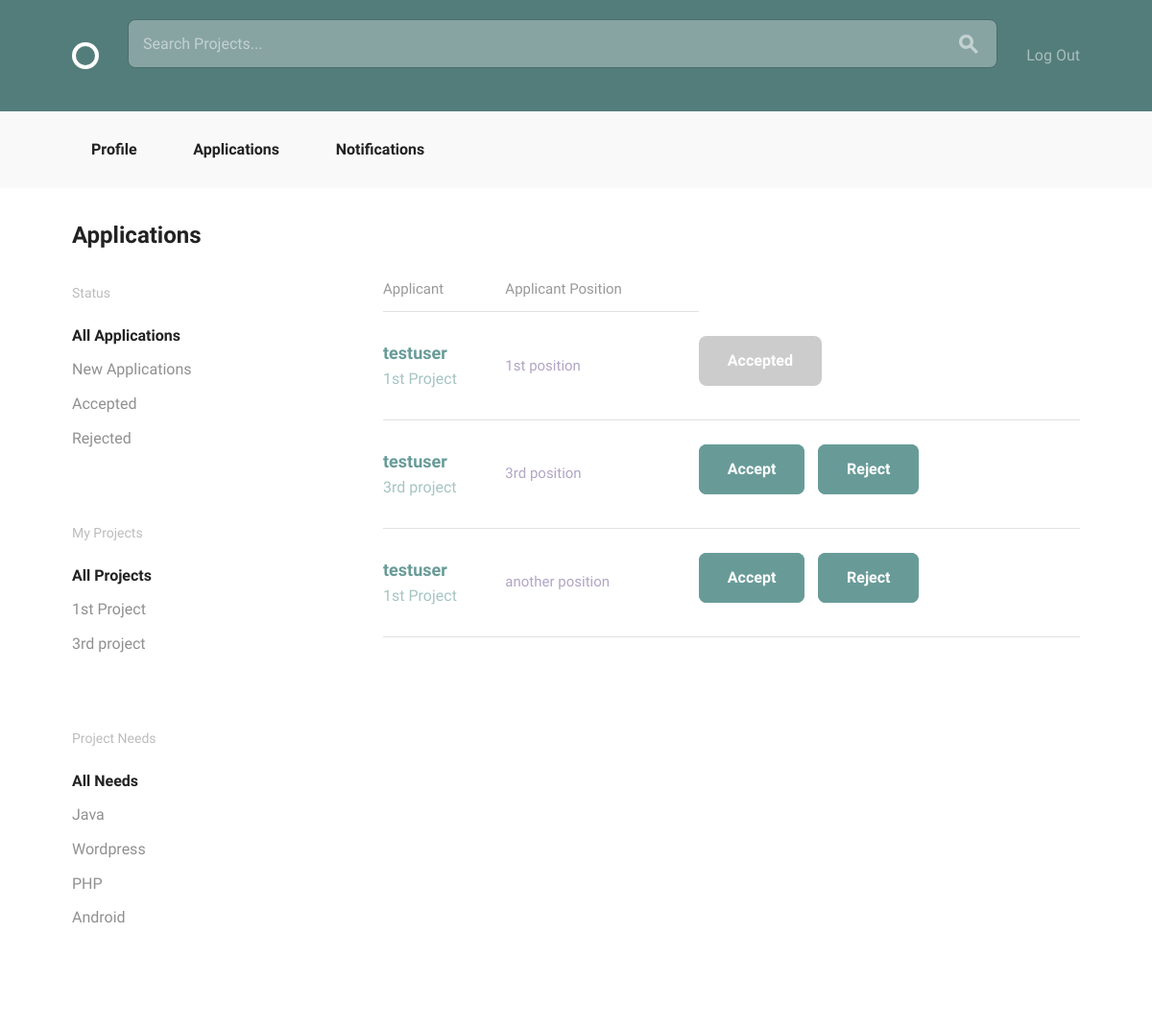
Page /projects/application/ (signed in) on the earlier database version.
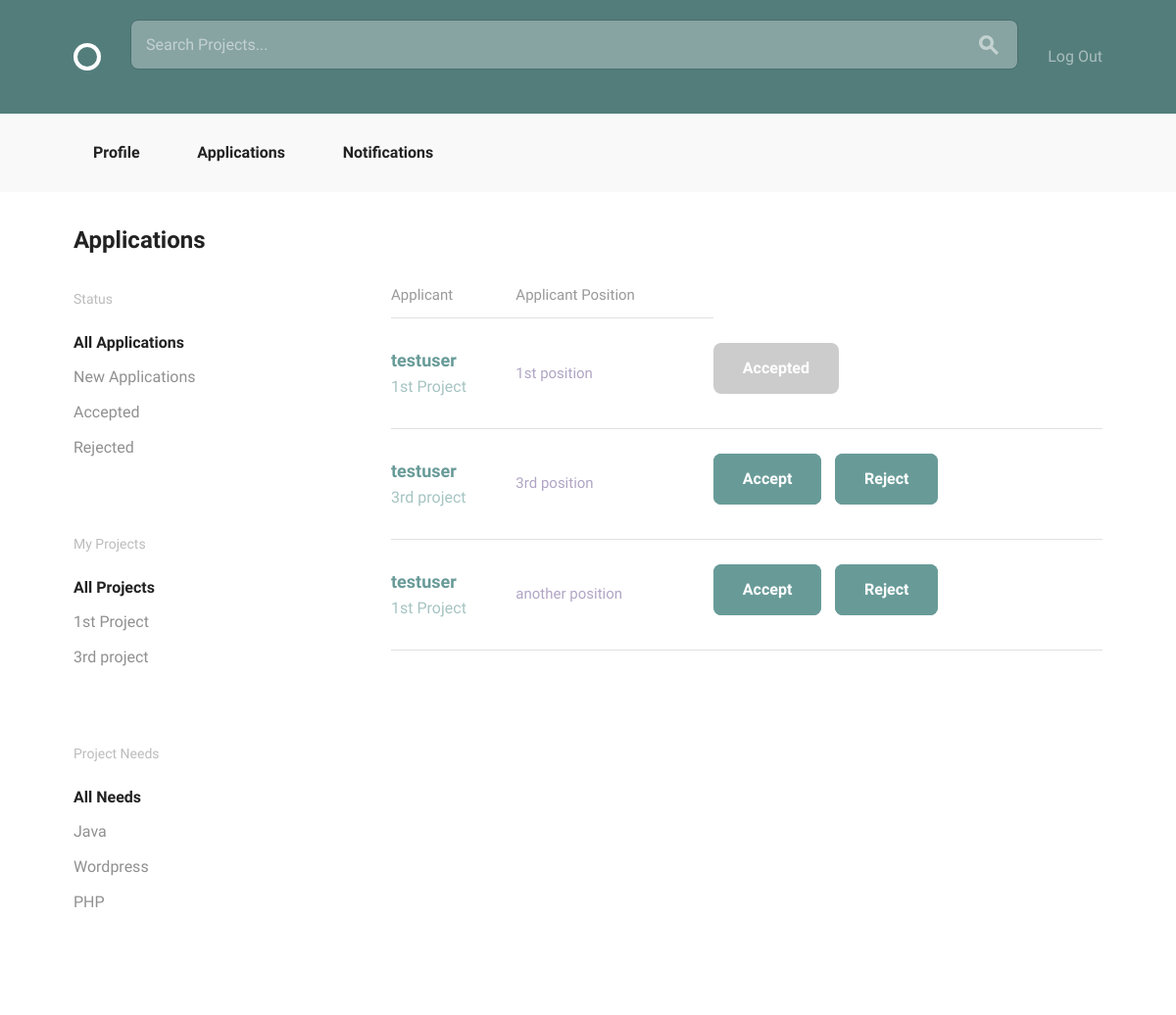
Same page on the later database version.
### projects/models.py (models this page shows, shortened)
class Project(models.Model):
    user = models.ForeignKey(settings.AUTH_USER_MODEL, null=True)
    title = models.CharField(max_length=100)
    description = models.TextField(max_length=500)
    estimated_time = models.IntegerField()
    requirements = models.CharField(max_length=100)

class Position(models.Model):
    ANDROID = "Android"
    DESIGN = "Design"
    JAVA = "Java"
    PHP = "PHP"
    PYTHON = "Python"
    RAILS = "Rails"
    WORDPRESS = "Wordpress"
    iOS = "iOS"
    SKILLES_CHOICES = (
        (ANDROID, "Android Developer"),
        (DESIGN, "Designer"),
        (JAVA, "Java Developer"),
        (PHP, "PHP Developer"),
        (PYTHON, "Python Developer"),
        (RAILS, "Rails Developer"),
        (WORDPRESS, "Wordpress Developer"),
        (iOS, "iOS Developer")
    )
    project = models.ForeignKey(
        Project,
        null=True,
        related_name="positions",
        on_delete=models.CASCADE)
    title = models.CharField(max_length=100)
    description = models.TextField(max_length=500)
    skill = models.CharField(max_length=20, choices=SKILLES_CHOICES, default="")
    position_filled = models.BooleanField(default=False)
    applicants = models.ManyToManyField(
        settings.AUTH_USER_MODEL,
        through='Application')

class Application(models.Model):
    applicant = models.ForeignKey(
        settings.AUTH_USER_MODEL,
        related_name="applicaion"
    )
    position = models.ForeignKey(Position)
    status = models.CharField(max_length=20)

### accounts/models.py (models this page shows, shortened)
class User(AbstractBaseUser, PermissionsMixin):
    email = models.EmailField(unique=True)
    username = models.CharField(max_length=40, unique=True)
    bio = models.TextField(max_length=500, blank=True, default="")
    image = models.ImageField(upload_to="profile_image/", blank=True)
    date_joined = models.DateTimeField(default=timezone.now)
    is_active = models.BooleanField(default=True)
    is_staff = models.BooleanField(default=False)
    objects = UserManager()
    USERNAME_FIELD = "email"
    REQUIRED_FIELDS = ["username"]
    def __str__(self):
        return self.username

### projects/views.py (the view)
@login_required
def application_list(request):
    applications = models.Application.objects.all()
    projects = models.Project.objects.filter(user=request.user)
    return render(request, 'projects/application_list.html', {
            'applications': applications,
            'projects': projects })

### projects/templates/projects/application_list.html
{% extends "layout.html" %}
{% load static from staticfiles %}
{% block body_content %}
<div class="bounds circle--page">
    <div class="circle--page--header grid-100">
        <h2>Applications</h2>
    </div>
    <div class="grid-25">
        <div class="circle--filter circle--secondary--module">
            <h4>Status</h4>
            <ul class="circle--filter--list">
                <li><a class="selected" href="{% url 'projects:application' %}">All Applications</a></li>
                <li><a href="{% url 'projects:new_application' %}">New Applications</a></li>
                <li><a href="{% url 'projects:accept_application' %}">Accepted</a></li>
                <li><a href="{% url 'projects:reject_application' %}">Rejected</a></li>
            </ul>
        </div>
        <div class="circle--filter circle--secondary--module">
            <h4>My Projects</h4>
            <ul class="circle--filter--list">
                <li><a class="selected">All Projects</a></li>
                {% for project in projects %}
                    <li><a href="{% url 'projects:project_detail' pk=project.pk %}">{{ project.title }}</a></li>
                {% endfor %}
            </ul>
        </div>
        <div class="circle--filter circle--secondary--module">
            <h4>Project Needs</h4>
            <ul class="circle--filter--list">
                <li><a class="selected">All Needs</a></li>
                {% for project in projects %}
                    {% for position in project.positions.all %}
                        <li><a href="{% url 'projects:project_detail' pk=position.project.pk %}">{{ position.skill }}</a></li>
                    {% endfor %}
                {% endfor %}
            </ul>
        </div>
    </div>
    <div class="grid-70 grid-push-5">
         <table class="u-full-width circle--table">
            <thead>
                <tr>
                    <th>Applicant</th>
                    <th class="circle--cell--right">Applicant Position</th>
                </tr>
            </thead>
            <tbody>
                {% for application in applications %}
                    {% if application.applicant != request.user %}
                        <tr class="clickable-row" data-href="{% url "accounts:profile_detail" pk=application.applicant.pk %}">
                            <td>
                                <h3>{{ application.applicant }}</h3>
                                <p>{{ application.position.project.title }}</p>
                            </td>
                            <td class="circle--cell--right">
                                <span class="secondary-label">{{ application.position.title }}</span>
                            </td>
                            <td>
                                {% if application.status == "new" %}
                                    <a class="button button-primary" href="{% url 'projects:accept' pk=application.pk %}">Accept</a>
                                {% endif %}
                                {% if application.status == "accept" %}
                                    <a class="button button-primary button-inactive">Accepted</a>
                                {% elif application.status == "reject" %}
                                    <a class="button button-primary button-inactive">Rejected</a>
                                {% else %}
                                    <a class="button button-primary" href="{% url 'projects:reject' pk=application.pk %}">Reject</a>
                                {% endif %}
                            </td>
                        </tr>
                    {% endif %}
                {% endfor %}
            </tbody>
        </table>
    </div>
</div>
{% endblock %}

Differences in the rows shown:
removed Position: skill "Android", shown under Project "3rd project"
